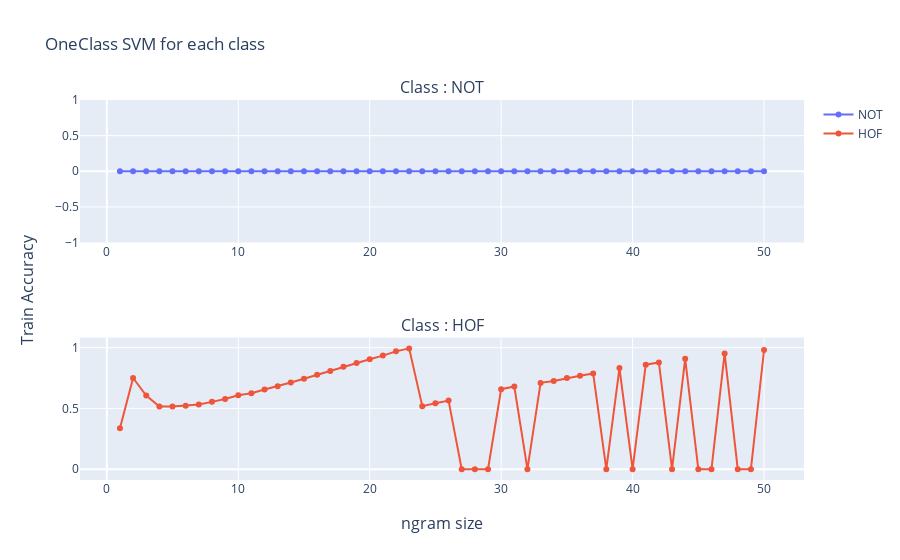

The code cell stored with this chart in its notebook:
### Code cell
fig.update_layout(
    title = "OneClass SVM for each class",
)
fig.show()

for key,val in lbl_accs.items():
    best_n = max(list(val.items()), key = lambda x: x[1])    
    print(f'Class {key} -> Best Acc: {best_n[1]} with n: {best_n[0]}')

### Figure 1 — Plotly figure (JSON) as saved in the notebook; plotly's stock layout.template omitted (floating-point values rounded to 4 significant figures)
{"data": [{"mode": "lines+markers", "name": "NOT", "type": "scatter", "x": [1, 2, 3, 4, 5, 6, 7, 8, 9, 10, 11, 12, 13, 14, 15, 16, 17, 18, 19, 20, 21, 22, 23, 24, 25, 26, 27, 28, 29, 30, 31, 32, 33, 34, 35, 36, 37, 38, 39, 40, 41, 42, 43, 44, 45, 46, 47, 48, 49, 50], "xaxis": "x", "y": [0, 0, 0, 0, 0, 0, 0, 0, 0, 0, 0, 0, 0, 0, 0, 0, 0, 0, 0, 0, 0, 0, 0, 0, 0, 0, 0, 0, 0, 0, 0, 0, 0, 0, 0, 0, 0, 0, 0, 0, 0, 0, 0, 0, 0, 0, 0, 0, 0, 0], "yaxis": "y"}, {"mode": "lines+markers", "name": "HOF", "type": "scatter", "x": [1, 2, 3, 4, 5, 6, 7, 8, 9, 10, 11, 12, 13, 14, 15, 16, 17, 18, 19, 20, 21, 22, 23, 24, 25, 26, 27, 28, 29, 30, 31, 32, 33, 34, 35, 36, 37, 38, 39, 40, 41, 42, 43, 44, 45, 46, 47, 48, 49, 50], "xaxis": "x2", "y": [0.3356, 0.7504, 0.6059, 0.515, 0.5155, 0.5219, 0.5317, 0.5538, 0.5769, 0.6084, 0.6246, 0.655, 0.6821, 0.7125, 0.7435, 0.7764, 0.8069, 0.8423, 0.8737, 0.9042, 0.9346, 0.9695, 0.9941, 0.5184, 0.543, 0.5641, 0, 0, 0, 0.658, 0.6801, 0, 0.7101, 0.7253, 0.7494, 0.7695, 0.7877, 0, 0.8319, 0, 0.86, 0.8781, 0, 0.9081, 0, 0, 0.9523, 0, 0, 0.9808], "yaxis": "y2"}], "layout": {"annotations": [{"font": {"size": 16}, "showarrow": false, "text": "Class : NOT", "x": 0.5, "xanchor": "center", "xref": "paper", "y": 1, "yanchor": "bottom", "yref": "paper"}, {"font": {"size": 16}, "showarrow": false, "text": "Class : HOF", "x": 0.5, "xanchor": "center", "xref": "paper", "y": 0.375, "yanchor": "bottom", "yref": "paper"}, {"font": {"size": 16}, "showarrow": false, "text": "ngram size", "x": 0.5, "xanchor": "center", "xref": "paper", "y": 0, "yanchor": "top", "yref": "paper", "yshift": -30}, {"font": {"size": 16}, "showarrow": false, "text": "Train Accuracy", "textangle": -90, "x": 0, "xanchor": "right", "xref": "paper", "xshift": -40, "y": 0.5, "yanchor": "middle", "yref": "paper"}], "title": {"text": "OneClass SVM for each class"}, "xaxis": {"anchor": "y", "domain": [0, 1]}, "xaxis2": {"anchor": "y2", "domain": [0, 1]}, "yaxis": {"anchor": "x", "domain": [0.625, 1]}, "yaxis2": {"anchor": "x2", "domain": [0, 0.375]}}}
